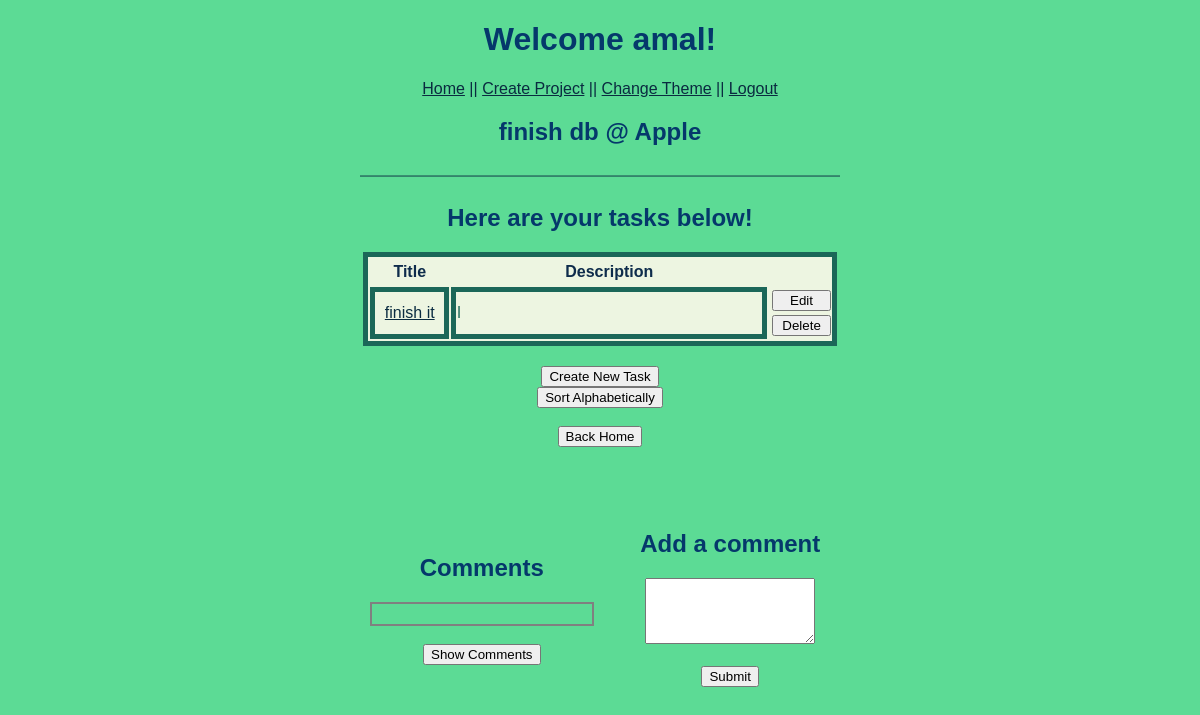
Screenshot of /view_project/31/hidec (signed in) with the database file from the repository.
### models.py (models this page shows, shortened)
class Project(db.Model):
    id = db.Column('id', db.Integer, primary_key = True)
    title = db.Column('title', db.String(200))
    detail = db.Column('detail', db.String(1000))
    company_name = db.Column('company_name', db.String(100))
    img_name = db.Column('img', db.String(100))
    user_id = db.Column(db.Integer, db.ForeignKey("user.id"), nullable=False)

class Task(db.Model):
    id = db.Column('id', db.Integer, primary_key = True)
    project_id = db.Column(db.Integer, db.ForeignKey('project.id'), nullable=False)
    title = db.Column('title', db.String(200))
    description = db.Column('description', db.String(1000))

### app.py (the view)
@app.route('/view_project/<project_id>/hidec')
def get_projecthidec(project_id):
    if session.get('user'):
        my_project = find_project_by_id(project_id)
        tasks = find_tasks_by_project(project_id)
        comments = find_comments_by_project(project_id)
        return render_template('view_project_hidec.html', project=my_project, user=session['user'], proj_tasks=tasks, theme=session['user_theme'], project_comments=comments)
    return redirect(url_for('login'))

### models.py (called while the page is built)
def find_project_by_id(p_id):
    return db.session.query(Project).filter_by(id = p_id).one()

def find_tasks_by_project(p_id):
    return db.session.query(Task).filter_by(project_id = p_id).all()

def find_comments_by_project(p_id):
    return db.session.query(Project_Comment).filter_by(project_id = p_id).all()

### templates/view_project_hidec.html (shortened to what this page needs)
<!DOCTYPE html>
<html lang="en">
<head>
    {% if theme == 1 %}
    <link rel="stylesheet" href="{{ url_for('static', filename='main.css')}}">
    {% elif theme == 3 %}
    <link rel="stylesheet" href="{{ url_for('static', filename='third.css')}}">
    {% else %}
    <link rel="stylesheet" href="{{ url_for('static', filename='second.css')}}">
    {% endif %}
</head>
<body>
    <h1>Welcome {{user}}!</h1>
    <nav>
        <a href="{{ url_for('index') }}">Home</a> <span class="nav-spacing">||</span>
        <a href="{{ url_for('new_project') }}">Create Project</a> <span class="nav-spacing">||</span>
        <a href="{{ url_for('change_style', theme_id=theme) }}" method="get">Change Theme</a> <span
            class="nav-spacing">||</span>
        <a href="{{ url_for('logout') }}">Logout</a>
    </nav>
    <div class="projectView">
        <h2>{{project.title}} @ {{project.company_name}}</h2>
        <a>⎯⎯⎯⎯⎯⎯⎯⎯⎯⎯⎯⎯⎯⎯⎯⎯⎯⎯⎯⎯⎯⎯⎯⎯⎯⎯⎯⎯⎯⎯⎯⎯⎯⎯⎯⎯⎯⎯⎯⎯⎯⎯⎯⎯⎯⎯⎯⎯⎯⎯⎯⎯⎯⎯⎯⎯⎯⎯⎯⎯</a>
    </div>
    <div class="table-header">
        <h2>Here are your tasks below!</h2>
    </div>
    <div class="box">
        <table class="insideBox">
            {% if proj_tasks != [] %}
            <tr>
                <td>
                    <h3>Title</h3>
                </td>
                <td>
                    <h3>Description</h3>
                </td>
            </tr>
            {% for task in proj_tasks%}
            <tr>
                <td class="tableRow"><a
                        href="{{ url_for('view_task', project_id=project.id, t_id=task.id)}}">{{task.title}}</a></td>
                <td class="tableRow3">{{task.description}}</td>
                <td>
                    <form action="{{url_for('edit_task',project_id=project.id,t_id=task.id)}}" method="get">
                        <input type="submit" value="Edit">
                    </form>
                    <form action="{{url_for('delete_task',project_id=project.id,t_id=task.id)}}" method="post">
                        <input type="submit" value="Delete">
                    </form>
                </td>
            </tr>
            {% endfor %}
            {% else %}
            <tr>
                <h3>No tasks to display.</h3>
            </tr>
            {% endif %}
        </table>
        <div class="projectView">
            <form action="{{ url_for('new_task', project_id=project.id)}}">
                <input type="submit" value="Create New Task">
            </form>
            <form action="{{url_for('tsort', project_id=project.id)}}">
                <input type="submit" value="Sort Alphabetically">
            </form><br>
            <form action="{{ url_for('index')}}" method="get">
                <input type="submit" value="Back Home">
            </form>
        </div>
    </div>
    <div class='parent'>
        <div class='child'>
            <h2>
                <nav>Comments</nav>
            </h2>
            <div class="commentsBox">
            </div>
            <form action="{{ url_for('get_project', project_id=project.id)}}" method="get">
                <br>
                <nav><input type="submit" value="Show Comments"></nav>
            </form>
        </div>
        <div class='child2'>
            <form action="{{ url_for('project_comment', project_id=project.id) }}" method="post">
                <div>
                    <h2 class="title">Add a comment</h2>
                    <textarea name="comment" rows="4" cols="0"></textarea><br><br>
                    <input type="submit" value="Submit">
                </div>
            </form>
        </div>
    </div>
</body>
</html>

### static/main.css (style rules this page uses)
* { font-family: 'Gill Sans', 'Gill Sans MT', Calibri, 'Trebuchet MS', sans-serif; }
h1 { color:#05386B; text-align: center; }
h2 { color: #05386B; }
h3 { color:#0e2c4b; font-size: 16px; }
body { background:#5CDB95; }
a, .nav-spacing { color: inherit; color: #0a2b40; }
nav { text-align: center; }
.box { color: #1b6758; width: 40%; text-align: center; margin: 0px auto; }
.table-header { text-align: center; margin: 0px auto; }
.insideBox { background-color: #edf5e1; text-align: left; border: 5px solid; margin-bottom: 20px; width: 100%; }
.insideBox h3 { text-align: center; margin: 3px; }
.tableRow { border: 5px solid #1b6758; width: 5em; text-align: center; }
.tableRow3 { border: 5px solid #1b6758; width: 25em; }
.insideBox input[type=submit] { margin: 2px; width: 100%; }
.projectView { text-align: center; }
.commentsBox { border: 2px solid gray; padding-bottom: 20px; width: 200px; padding-right: 20px; margin: 0px auto; }
form div { margin: 2px auto; width: 200px; }
.parent { margin: 1rem; padding: 2rem 2rem; text-align: center; }
.child { display: inline-block; padding: 1rem 1rem; vertical-align: middle; text-align: left; }
.child2 { display: inline-block; padding: 1rem 1rem; vertical-align: middle; }

### rows the page displays
Project: title "finish db", company_name "Apple"
Task: title "finish it", description "l"

### other values shown
{{ user }} "amal"
